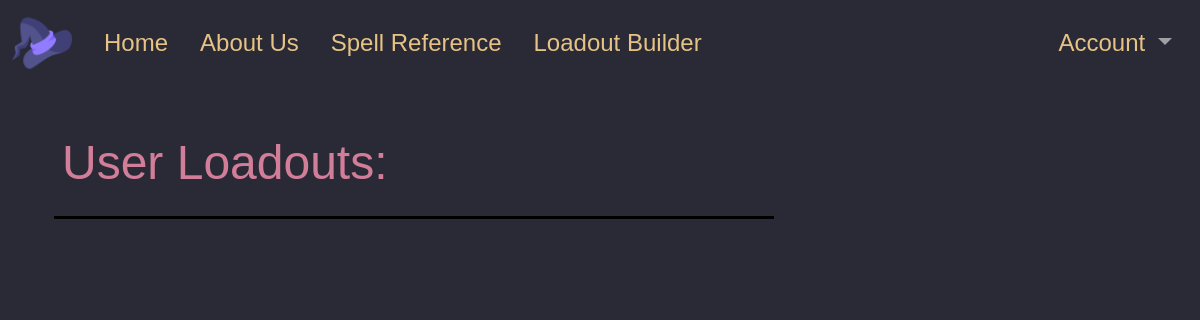
/myloadouts (signed in), run on an earlier commit of the app's database.
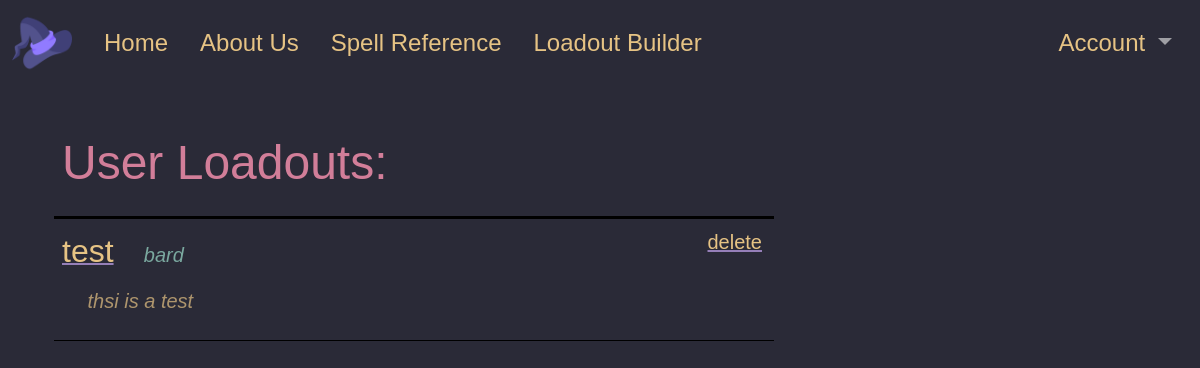
And on a later commit of the database.
### tables this page shows
CREATE TABLE loadouts (
    loadout_id INTEGER PRIMARY KEY,	
    user_id INTEGER,			
    loadout_name TEXT NOT NULL,		
    class TEXT NOT NULL,		
    description TEXT,			
    spell_name TEXT NOT NULL
);

### app.py (the view)
@app.route('/myloadouts', methods=['GET', 'POST'])
def myloadouts():
    if 'user' in session.keys():
        loadouts = get_db().get_user_loadouts(session['user']['id'])
        loadout_names = []
        unique_loadouts = []
        for loadout in loadouts:
            name = loadout[2]
            if name not in loadout_names:
                unique_loadouts.append(loadout)
                loadout_names.append(name)
        print(loadout_names)
        return render_template('myloadouts.html',loadouts = unique_loadouts)

### app.py (called while the page is built)
def get_db():
    db = getattr(g, '_database', None)
    if db is None:
        db = Database(DATABASE_PATH)
    return db

### db.py (called while the page is built)
    def select(self, sql, parameters=[]):
        c = self.conn.cursor()
        c.execute(sql, parameters)
        return c.fetchall()

    def get_user_loadouts(self, user_id):
        data = self.select('SELECT distinct * FROM loadouts WHERE loadouts.user_id = ?', [user_id])
        return data

### templates/myloadouts.html (shortened to what this page needs)
{% extends "base.html" %} {% block title %}Builder{%endblock%}
{%block content%}
<div class = 'row'>
    <div class="col-md-8">
        <table class = "table border-black" id = "loadout-list">
            <thead style="border-bottom-width: 3px;">
                <tr>
                    <th class = "tref-h">
                        <h1 class="t6 py-2 container-heading">User Loadouts:</h1>
                    </th>
                </tr>
            </thead>
            <tbody>
                {%for loadout in loadouts%}
                    <tr>
                        <td class = 'tref'>
                            <a class = "loadout-select aref tref-l" style="font-size: 2.0rem;" href="{{ url_for('loadout', loadout_id=loadout[2]) }}">{{loadout[2]}}</a>
                            <p class="px-2 t5-plus" style="display:inline-block;font-size: 1.25rem;">&ensp; <em>{{loadout[3]}}</em></p>
                            <a class="delete aref tref-l" href="#" style = "float:right; display:inline-block; padding-right:4px; font-size:1.25rem" data-name="{{loadout[2]}}">delete</a>
                            {%if loadout[4] == "" %}
                                <p style="font-size: 1.25rem;opacity: 0.7;">&emsp; <em>no description </em></p>
                            {%else%}
                                 <p style="font-size: 1.25rem;opacity: 0.7;">&emsp; <em>{{loadout[4]}}</em></p>
                            {%endif%}
                        </td>
                    </tr>
                {%endfor%}
            </tbody>
        </table>
    </div>
</div>
{%endblock%}

What changed in the data, as far as the page shows it:
added loadouts: loadout_name "test", class "bard", description "thsi is a test"
